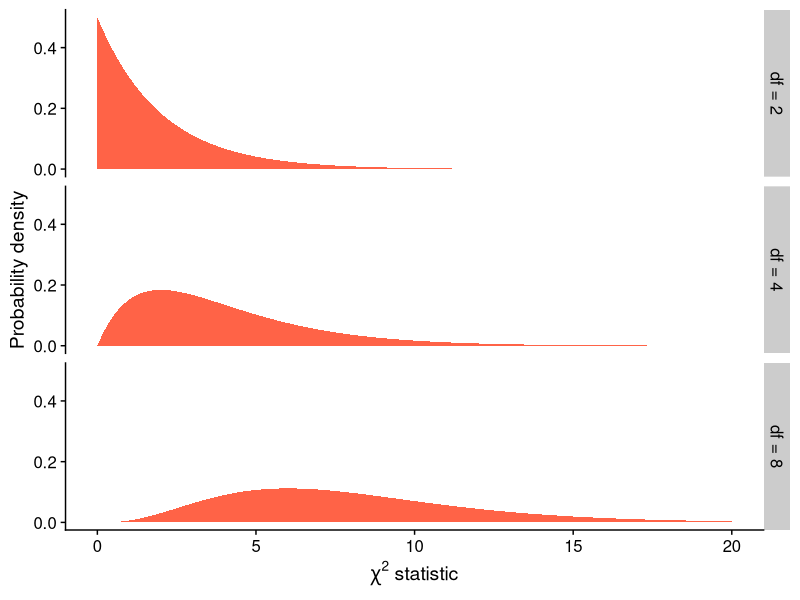
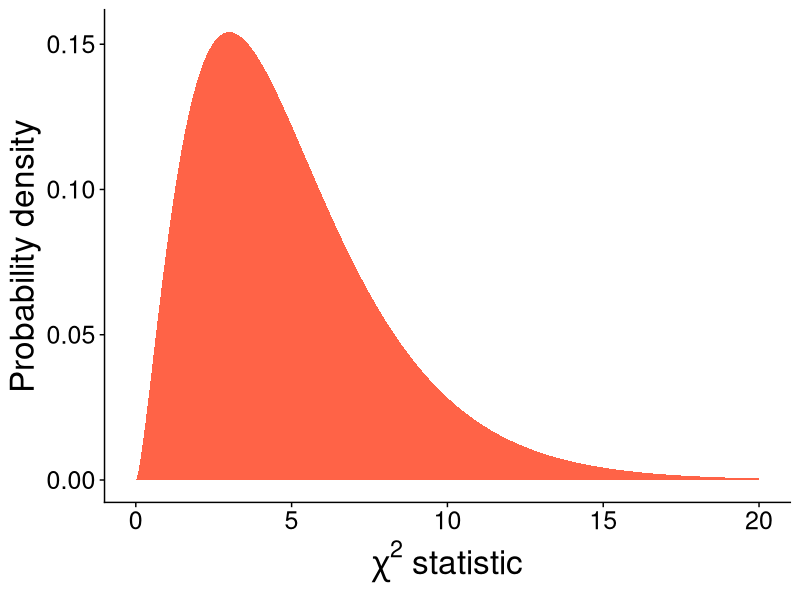
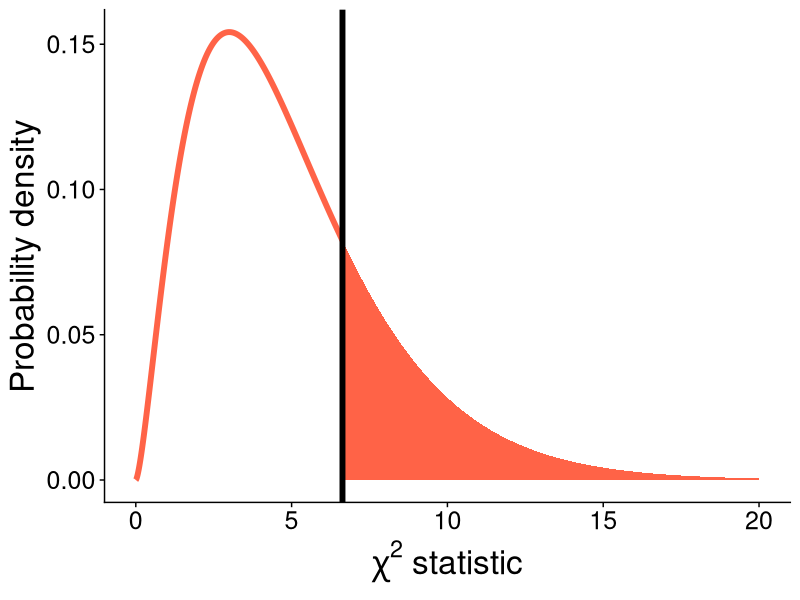
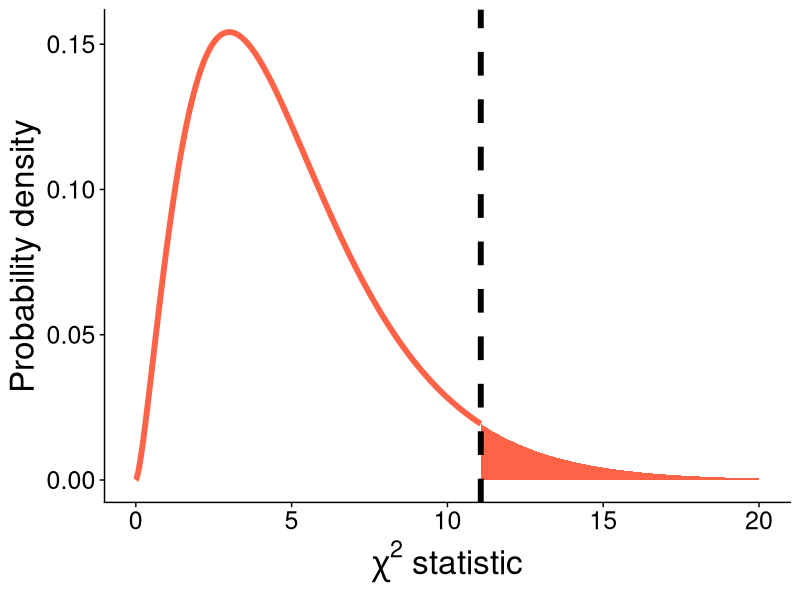
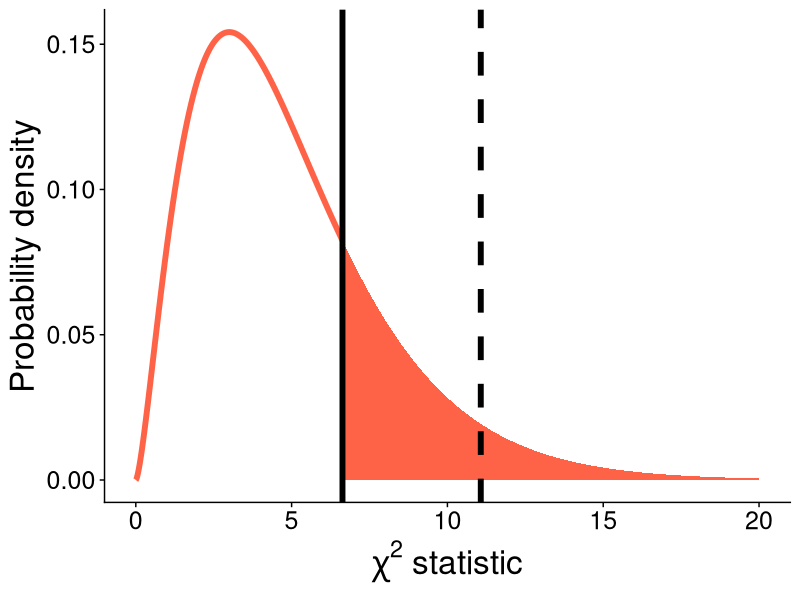

Write R code to recreate these figures, in order.
## ---- chunk 1
knitr::opts_chunk$set(echo = FALSE, warning = FALSE, 
                      message = FALSE, eval = TRUE)

library(cowplot)
library(ggplot2)
library(dplyr)
library(viridis)
library(glue)
library(stringr)
library(tidyr)
## ---- chunk 2
tibble(
  Color = c("Blue", "Orange", "Green", "Yellow", "Red", "Brown"),
  Proportion = c("0.24", "0.20", "0.16", "0.14", "0.13", "0.13"),
  `Expected A` = rep(35, 6),
  `Expected B` = c(24, 20, 16, 14, 13, 13),
  `Expected C` = c("50.4", "42.0", "33.6", "29.4", "27.3", "27.3")
) %>%
  knitr::kable(format = "latex", align = "lcccc")
## ---- chunk 3

E <- 210 * c(0.24, 0.20, 0.16, 0.14, 0.13, 0.13)
O <- c(43, 40, 37, 37, 33, 20)

## ---- chunk 4

df <- crossing(
  x = seq(0, 20, 0.01),
  df = c(2, 4, 8)
) %>%
  mutate(y = dchisq(x, df), panel = str_c("df = ", df))

ggplot(df, aes(x, y)) +
  facet_grid(rows = vars(panel)) +
  geom_area(fill = "tomato") +
  xlab(expression(chi^2~statistic)) +
  ylab("Probability density") +
  theme_cowplot() +
  scale_y_continuous(n.breaks = 4)
## ---- chunk 5

df <- tibble(
  Expected = c(60, 60, 60), 
  Observed = c(57, 62, 61), 
  `$\\chi^2_i$` = (Observed - Expected) ^ 2 / Expected
)

knitr::kable(df, format = "latex", escape = FALSE, align = rep("c", 3),
             digits = 3)

df$chisq <- df$`$\\chi^2_i$`

## ---- chunk 6

df <- tibble(
  Expected = c(40, 40, 40, 40), 
  Observed = c(41, 33, 44, 42), 
  `$\\chi^2_i$` = (Observed - Expected) ^ 2 / Expected
)

knitr::kable(df, format = "latex", escape = FALSE, align = rep("c", 3),
             digits = 3)

df$chisq <- df$`$\\chi^2_i$`

## ---- chunk 7

df <- tibble(
  Expected = c(60, 60, 60), 
  Observed = c(57, 62, 61), 
  `$\\chi^2_i$` = (Observed - Expected) ^ 2 / Expected
)

knitr::kable(df, format = "latex", escape = FALSE, align = rep("c", 3),
             digits = 3)

df$chisq <- df$`$\\chi^2_i$`

## ---- chunk 8

df <- tibble(
  Expected = c(600, 600, 600), 
  Observed = c(570, 620, 610), 
  `$\\chi^2_i$` = (Observed - Expected) ^ 2 / Expected
)

knitr::kable(df, format = "latex", escape = FALSE, align = rep("c", 3),
             digits = 3)

df$chisq <- df$`$\\chi^2_i$`

## ---- chunk 9

df <- tibble(
  x = seq(0, 20, 0.01),
  y = dchisq(x, 5)
)

gp <- ggplot(df, aes(x, y)) +
  geom_area(fill = "tomato") +
  xlab(expression(chi^2~statistic)) +
  ylab("Probability density") +
  theme_cowplot() +
  theme(
    strip.text = element_text(size = 18),
    axis.text = element_text(size = 18),
    axis.title = element_text(size = 24),
    title = element_text(size = 24)
  )

gp

## ---- chunk 10

mm_test_stat <- sum((O - E) ^ 2 / E)

gp + 
  geom_area(data = filter(df, x < mm_test_stat), fill = "white", 
            size = 2, color = "tomato") +
  geom_vline(xintercept = mm_test_stat, size = 2) 

## ---- chunk 11

qchisq(0.05, 
       df = 5, 
       lower.tail = FALSE)

## ---- chunk 12

mm_crit_stat <- qchisq(0.05, 5, lower.tail = FALSE)

gp + 
  geom_area(data = filter(df, x < mm_crit_stat), fill = "white", 
            size = 2, color = "tomato") +
  # geom_vline(xintercept = mm_test_stat, size = 2) +
  geom_vline(xintercept = mm_crit_stat, size = 2, linetype = "dashed") 

## ---- chunk 13

mm_crit_stat <- qchisq(0.05, 5, lower.tail = FALSE)

gp + 
  geom_area(data = filter(df, x < mm_test_stat), fill = "white", 
            size = 2, color = "tomato") +
  geom_vline(xintercept = mm_test_stat, size = 2) +
  geom_vline(xintercept = mm_crit_stat, size = 2, linetype = "dashed") 

## ---- chunk 14

pchisq(q = 6.632544, 
       df = 5, 
       lower.tail = FALSE)

## ---- chunk 15
p_value <- pchisq(mm_test_stat, df = 5, lower.tail = FALSE)
## ---- chunk 16

chisq.test(x = c(43, 40, 37, 37, 33, 20),
           p = c(0.24, 0.20, 0.16, 0.14, 0.13, 0.13))
